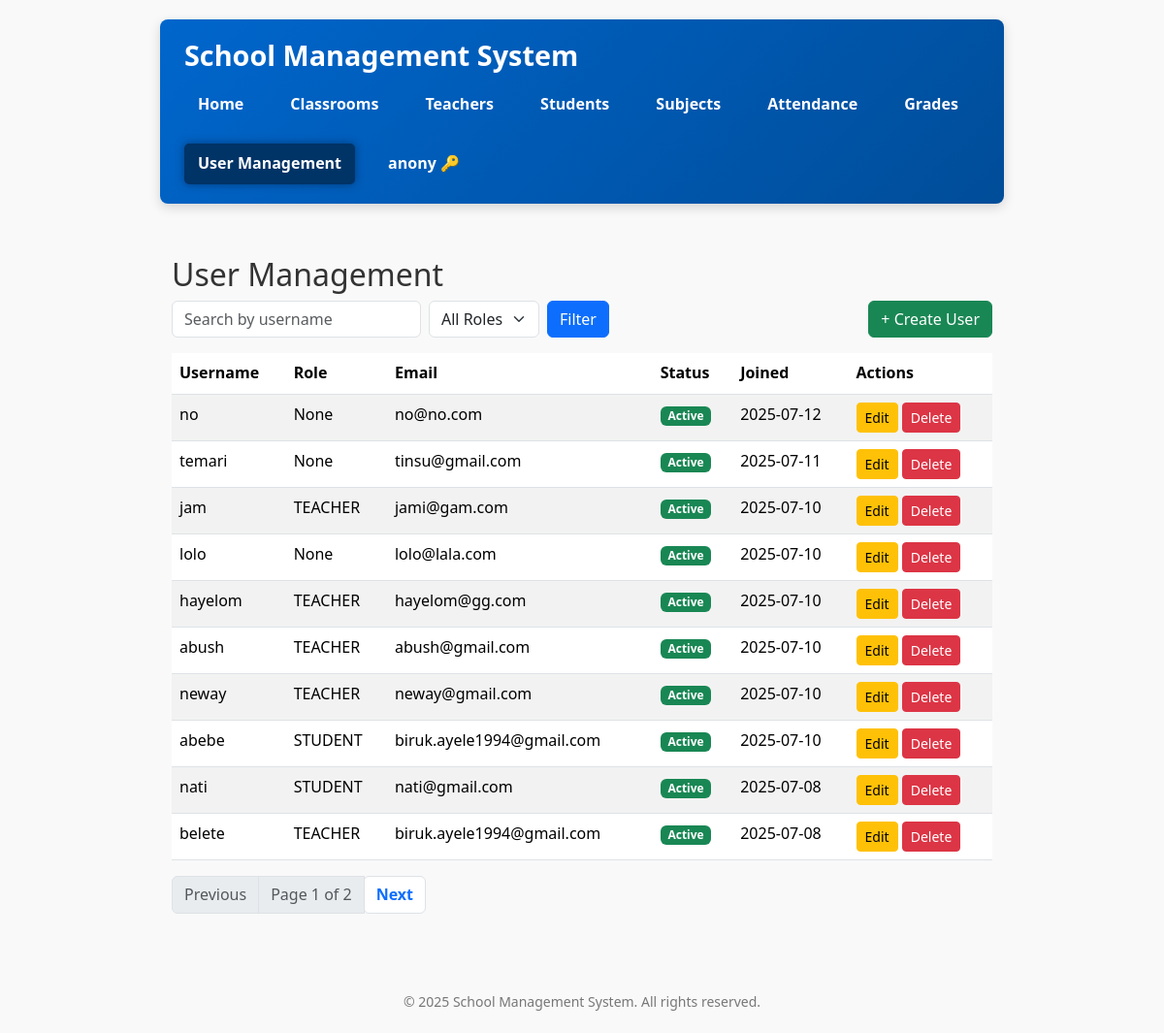
The page /users/ (signed in) on the database as committed earlier.
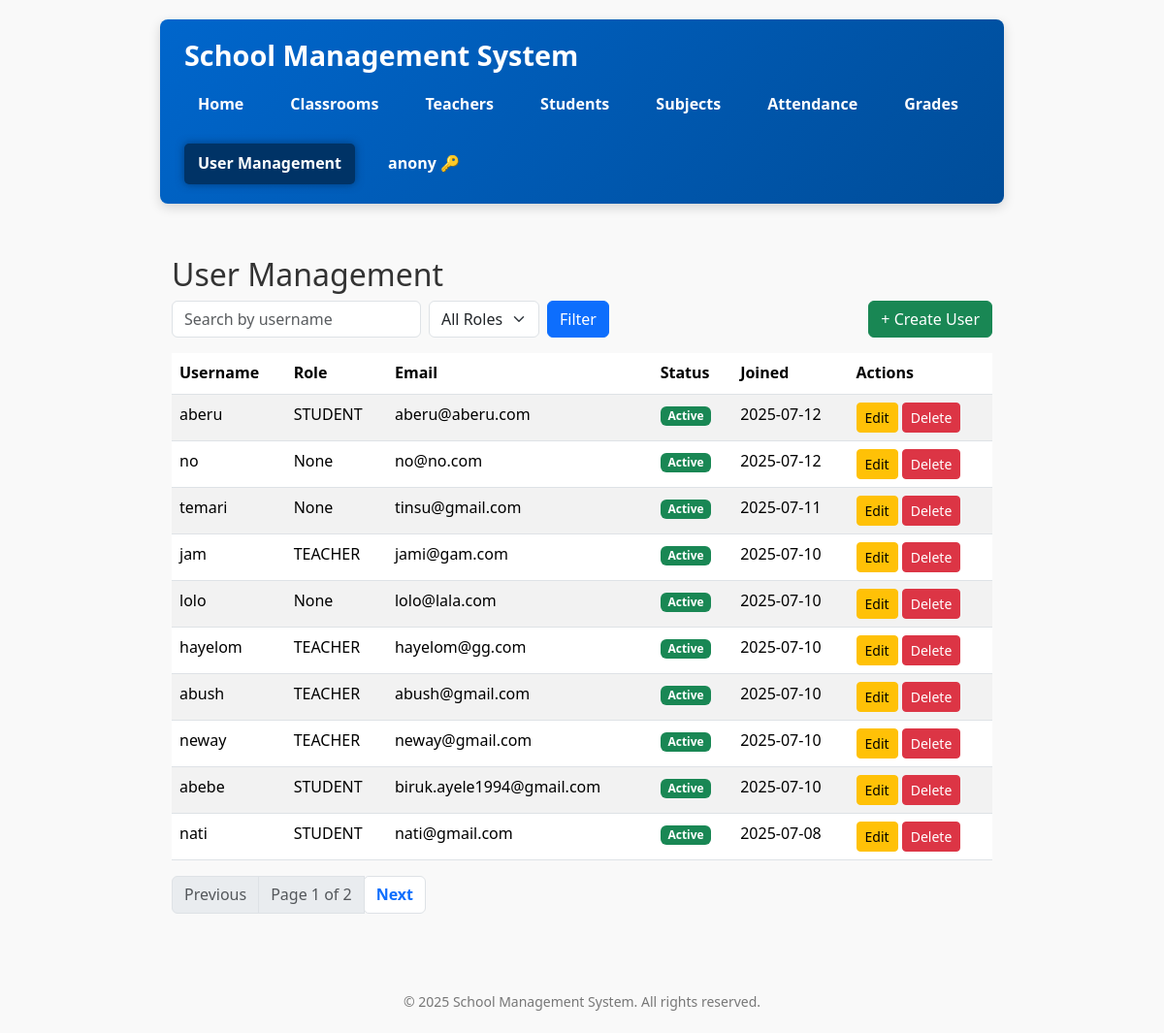
The same page on the database as committed later.
### school/models.py (models this page shows)
class User(AbstractUser):
    ROLE_CHOICES = (
        ('ADMIN', 'Admin'),
        ('TEACHER', 'Teacher'),
        ('STUDENT', 'Student'),
    )
    role = models.CharField(max_length=10, choices=ROLE_CHOICES, null=True, blank=True)
    force_password_change = models.BooleanField(default=False)  # Add this field

### school/views.py (the view)
# urls.py: path('users/', views.user_list, name='user_list'),
@role_required(['ADMIN'])
def user_list(request):
    search_query = request.GET.get('q', '')
    role_filter = request.GET.get('role', '')
    users = User.objects.all()
    if search_query:
        users = users.filter(username__icontains=search_query)
    if role_filter:
        users = users.filter(role__iexact=role_filter)
    paginator = Paginator(users.order_by('-date_joined'), 10)  # 10 per page
    page_number = request.GET.get('page')
    page_obj = paginator.get_page(page_number)
    context = {
        'page_obj': page_obj,
        'search_query': search_query,
        'role_filter': role_filter,
    }
    return render(request, 'school/user_list.html', context)

### school/views.py (called while the page is built)
def role_required(allowed_roles=None):
    if allowed_roles is None:
        allowed_roles = []
    def decorator(view_func):
        @wraps(view_func)
        def wrapper(request, *args, **kwargs):
            if not request.user.is_authenticated:
                from django.contrib.auth.views import redirect_to_login
                return redirect_to_login(request.get_full_path())
            user = request.user
            if user.is_superuser:
                return view_func(request, *args, **kwargs)
            user_role = getattr(user, 'role', None)
            if user_role and user_role.upper() in [r.upper() for r in allowed_roles]:
                return view_func(request, *args, **kwargs)
            from django.shortcuts import redirect
            return redirect('school:no_permission')
        return wrapper
    return decorator

### school/templates/school/user_list.html (shortened to what this page needs)
{% extends 'school/base.html' %}
{% block content %}
<h2>User Management</h2>
<form method="get" class="mb-3 d-flex flex-wrap gap-2">
    <input type="text" name="q" placeholder="Search by username" value="{{ search_query }}" class="form-control w-auto">
    <select name="role" class="form-select w-auto">
        <option value="">All Roles</option>
    </select>
    <button type="submit" class="btn btn-primary">Filter</button>
    <a href="{% url 'school:user_create_by_admin' %}" class="btn btn-success ms-auto">+ Create User</a>
</form>
<table class="table table-striped table-hover">
    <thead>
        <tr>
            <th>Username</th>
            <th>Role</th>
            <th>Email</th>
            <th>Status</th>
            <th>Joined</th>
            <th>Actions</th>
        </tr>
    </thead>
    <tbody>
        {% for user in page_obj %}
        <tr>
            <td>{{ user.username }}</td>
            <td>{{ user.role }}</td>
            <td>{{ user.email|default:"-" }}</td>
            <td>
                {% if user.is_active %}
                    <span class="badge bg-success">Active</span>
                {% else %}
                    <span class="badge bg-secondary">Inactive</span>
                {% endif %}
            </td>
            <td>{{ user.date_joined|date:"Y-m-d" }}</td>
            <td>
                <a href="{% url 'school:user_edit' user.pk %}" class="btn btn-sm btn-warning">Edit</a>
                <a href="{% url 'school:user_delete' user.pk %}" class="btn btn-sm btn-danger"
                   onclick="return confirm('Are you sure you want to delete {{ user.username }}?');">Delete</a>
            </td>
        </tr>
        {% empty %}
        <tr>
            <td colspan="6" class="text-center">No users found.</td>
        </tr>
        {% endfor %}
    </tbody>
</table>
<nav>
    <ul class="pagination justify-content-center">
        {% if page_obj.has_previous %}
        <li class="page-item">
            <a class="page-link" href="?page={{ page_obj.previous_page_number }}&q={{ search_query }}&role={{ role_filter }}">Previous</a>
        </li>
        {% else %}
        <li class="page-item disabled">
            <span class="page-link">Previous</span>
        </li>
        {% endif %}
        <li class="page-item disabled">
            <span class="page-link">Page {{ page_obj.number }} of {{ page_obj.paginator.num_pages }}</span>
        </li>
        {% if page_obj.has_next %}
        <li class="page-item">
            <a class="page-link" href="?page={{ page_obj.next_page_number }}&q={{ search_query }}&role={{ role_filter }}">Next</a>
        </li>
        {% else %}
        <li class="page-item disabled">
            <span class="page-link">Next</span>
        </li>
        {% endif %}
    </ul>
</nav>
{% endblock %}

### school/templates/school/base.html (shortened to what this page needs)
{% load static %}
<!DOCTYPE html>
<html lang="en">
<head>
    <link href="https://cdn.jsdelivr.net/npm/bootstrap@5.3.3/dist/css/bootstrap.min.css" rel="stylesheet" />
</head>
<body>
    <header>
        <div class="d-flex align-items-center">
            <h1>School Management System</h1>
        </div>
       <nav>
    <a href="{% url 'school:home' %}" class="{% if request.resolver_match.url_name == 'home' %}active{% endif %}">Home</a>
    <a href="{% url 'school:classroom_list' %}" class="{% if 'classroom' in request.path %}active{% endif %}">Classrooms</a>
    <a href="{% url 'school:teacher_list' %}" class="{% if 'teacher' in request.path %}active{% endif %}">Teachers</a>
    <a href="{% url 'school:student_list' %}" class="{% if 'student' in request.path %}active{% endif %}">Students</a>
    <a href="{% url 'school:subject_list' %}" class="{% if 'subject' in request.path %}active{% endif %}">Subjects</a>
    <a href="{% url 'school:attendance_list' %}" class="{% if 'attendance' in request.path %}active{% endif %}">Attendance</a>
    <a href="{% url 'school:grade_list' %}" class="{% if 'grade' in request.path %}active{% endif %}">Grades</a>
    {% if user.is_authenticated %}
        {% if user.is_superuser or user.role|default:''|upper == 'ADMIN' %}
            <a href="{% url 'school:user_list' %}" class="{% if 'users' in request.path %}active{% endif %}">User Management</a>
        {% endif %}
        <form id="logout-form" action="{% url 'school:logout' %}" method="post" style="display:inline;">
            <button type="submit" title="Logout">{{ user.username }} &#x1F511;</button>
        </form>
    {% else %}
        <a href="{% url 'school:login' %}" class="{% if 'login' in request.path %}active{% endif %}">Login</a>
    {% endif %}
</nav>
    </header>
    <div class="container py-4">
        {% block content %}{% endblock %}
    </div>
    <footer>
        &copy; {% now "Y" %} School Management System. All rights reserved.
    </footer>
</body>
</html>

### school/templates/school/base.html (style rules this page uses)
body { font-family: 'Segoe UI', Tahoma, Geneva, Verdana, sans-serif; max-width: 900px; margin: 20px auto; padding: 0 15px; background: #f9f9f9; color: #333; line-height: 1.6; }
header { background: linear-gradient(135deg, #0066cc 0%, #004d99 100%); color: white; padding: 20px 25px; margin-bottom: 30px; border-radius: 8px; box-shadow: 0 4px 12px rgba(0, 0, 0, 0.15); position: sticky; top: 0; z-index: 1000; }
header h1 { margin: 0; font-weight: 700; font-size: 1.8rem; user-select: none; }
nav { margin-top: 12px; display: flex; gap: 20px; flex-wrap: wrap; }
nav a, nav form button { color: white; font-weight: 600; padding: 8px 14px; border-radius: 5px; transition: background-color 0.3s ease; cursor: pointer; text-decoration: none; border: none; background: none; }
nav a.active { background-color: #003366; color: #fff; box-shadow: 0 0 8px #003366cc; }
footer { margin-top: 40px; text-align: center; color: #777; font-size: 14px; }

Rows that differ between the two databases and show on the page:
no longer on this page (row unchanged): User: username "belete", role "TEACHER", email "biruk.ayele1994@gmail.com", is_active "Active", date_joined "2025-07-08"
added User: username "aberu", role "STUDENT", email "aberu@aberu.com", is_active "Active", date_joined "2025-07-12"
